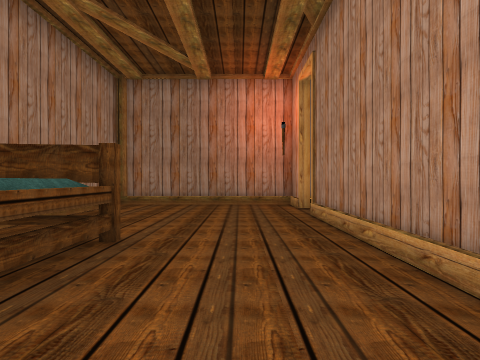
view 1 (above)

24 first-person views from a walk through a scene from a Unity 3-D project. The camera is 0.72 m above the floor, looks level and sees 70° across. The floor is counted in squares, 1 m on a side. Each view is taken from the middle of a square. On the plan, view 1 faces up. The plan holds only what a view shows up to about 11 squares ahead; the rest is blank. Door leaves are left out, so doorways stand open.

view 2
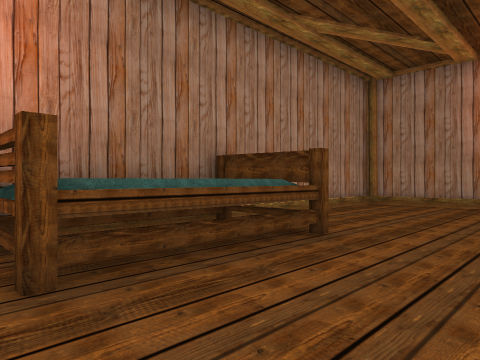

view 3
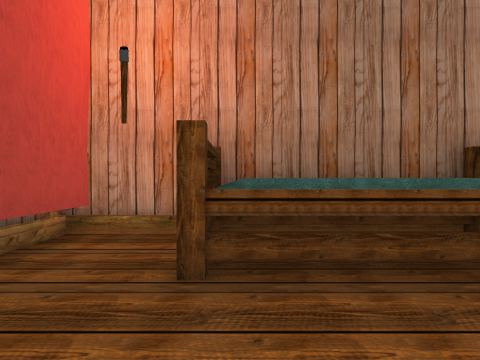

view 4
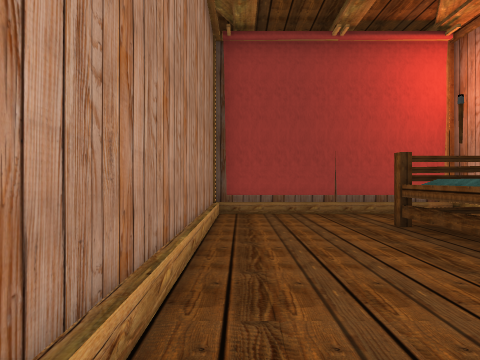

view 5
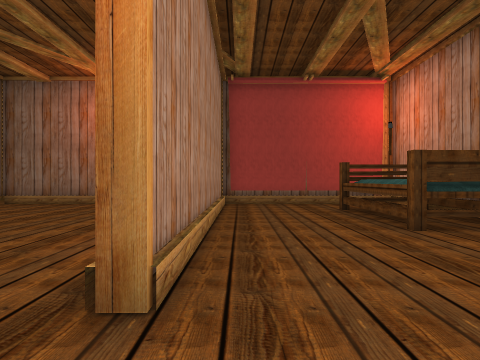

view 6
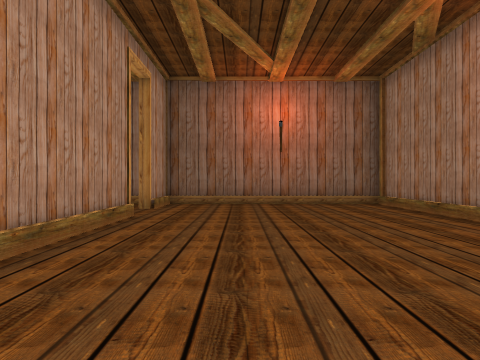

view 7
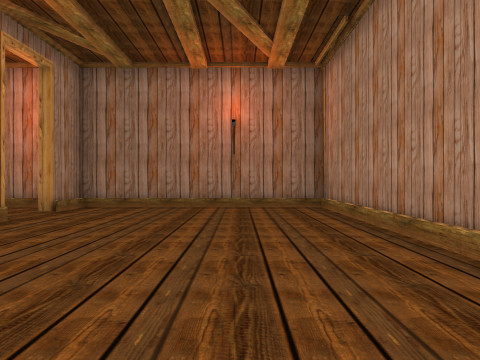

view 8
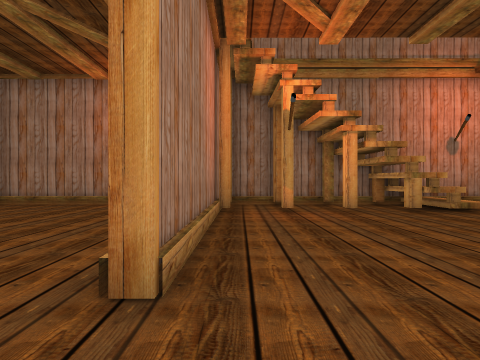

view 9
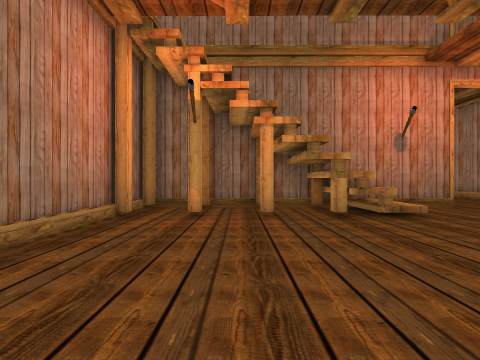

view 10
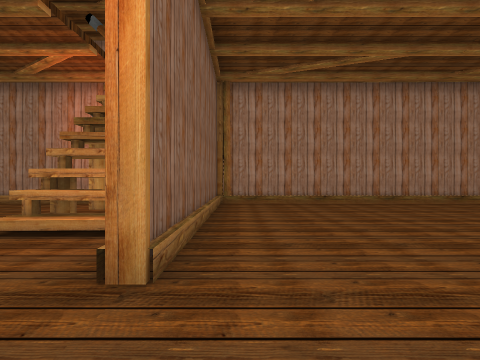

view 11
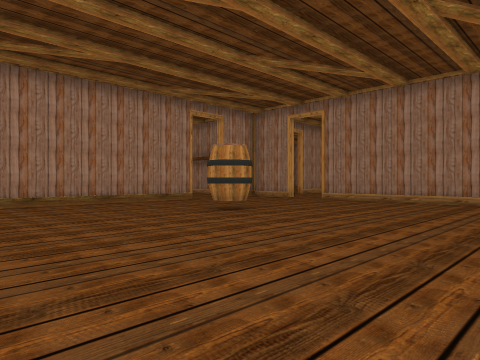

view 12
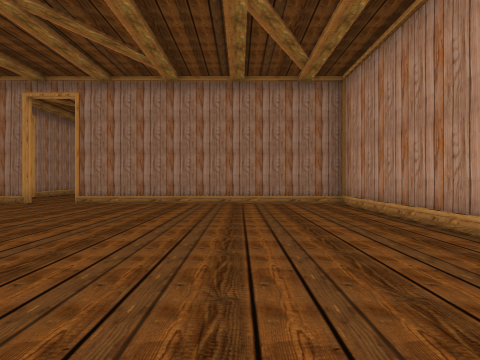

view 13
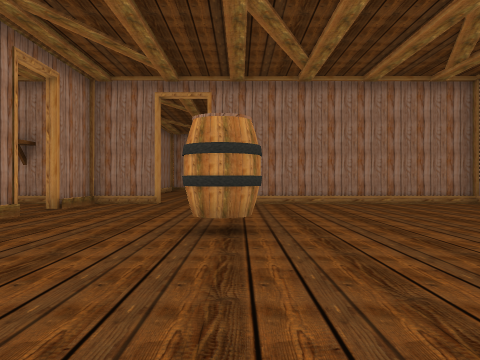

view 14
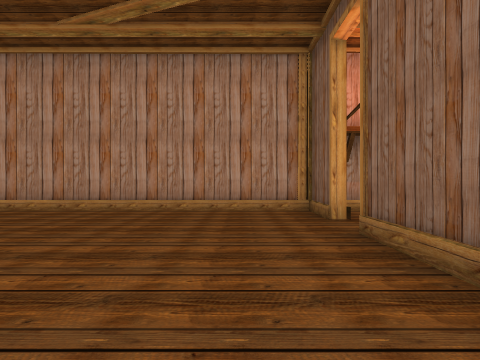

view 15
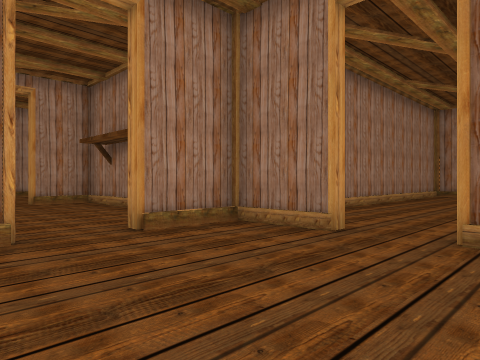

view 16
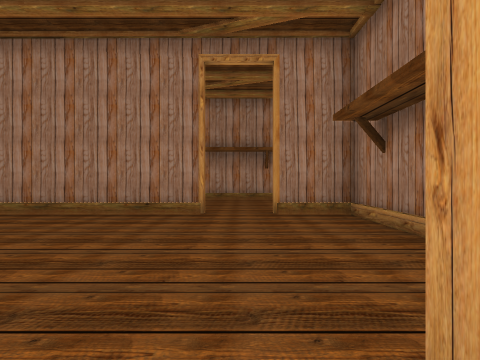

view 17
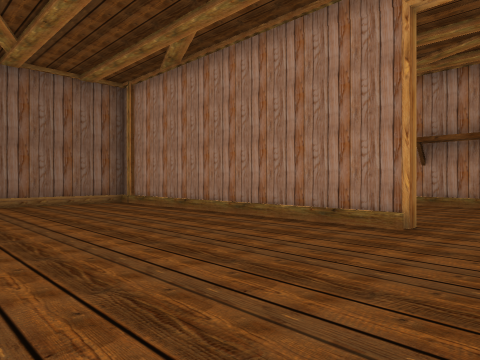

view 18
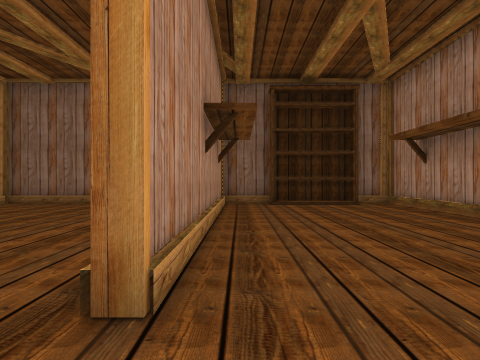

view 19
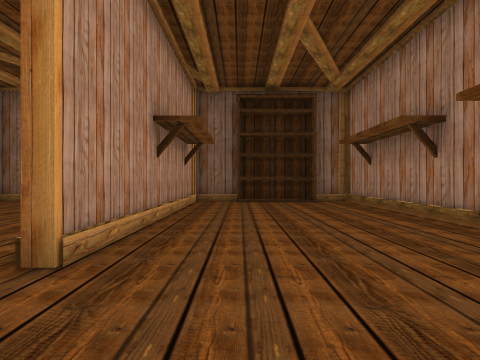

view 20
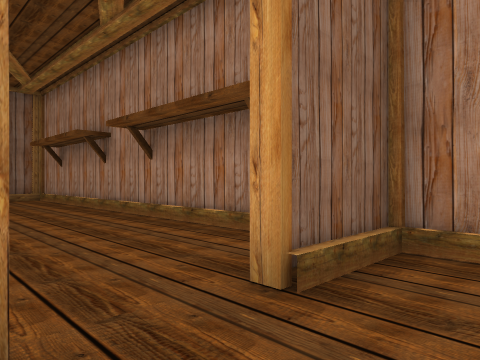

view 21
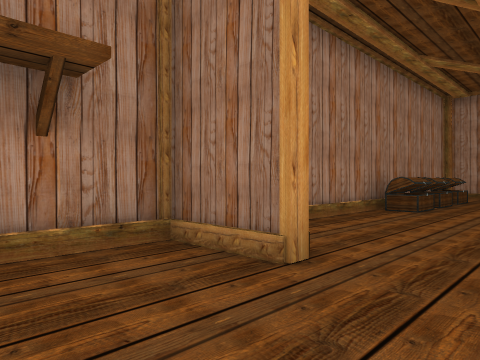

view 22
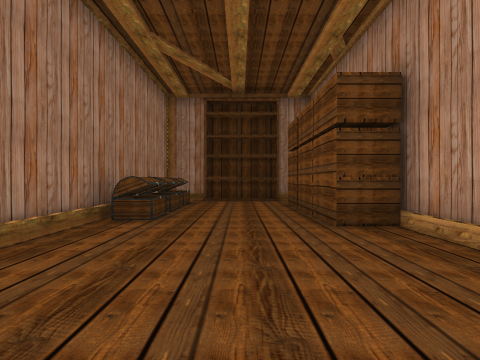

view 23
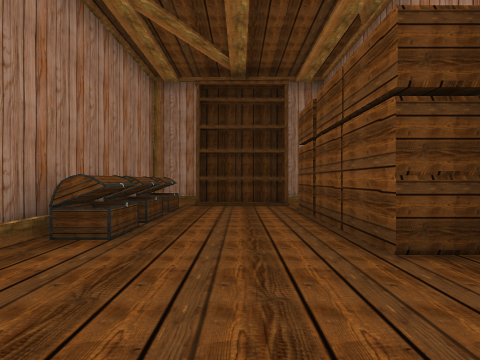

view 24
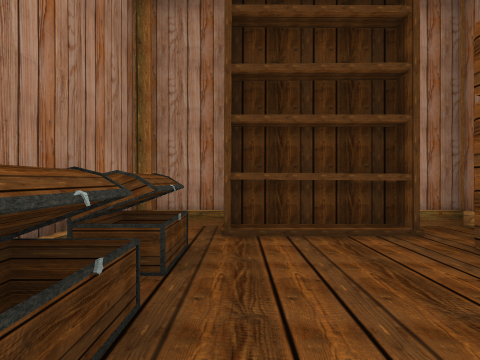

### Floor plan
Points are (right, up) in squares from view 1. A wall is a line through its corners. A room is listed if a view was taken in it or the views show most of it. See-through windows are left out.
Room 1 (views 1, 2, 3, 4, 5)
walls: (-3.7, 7.4) (-3.7, 0.6); (1.6, 9.1) (1.6, 10.2) (-3.8, 10.2); (-3.7, 0.2) (-3.7, -1.4) (1.6, -1.4); (-3.7, 9.9) (-3.7, 7.5); (-3.1, -0.8) (1.4, -0.8); (1.6, -1.1) (1.6, 7.2)
ways out: open door at (2, 8) to room 2
objects: bed (-3, 1) to (-2, 4)
Room 2 (views 6, 7)
walls: (1.7, 3.1) (1.7, -1.4) (8.2, -1.4) (8.2, 0.6); (8.2, 2.1) (8.2, 10.8); (1.7, 10.3) (1.7, 8.6); (8.5, 10.2) (1.7, 10.2)
ways out: open door at (2, 8) to room 1; opening at (8, 1.5) to room 3
Room 3 (views 8, 9)
walls: (16.8, 10.2) (13.1, 10.2); (13.7, 8.9) (13.7, 7.7); (14.1, 7.7) (12.9, 7.7); (13.2, 8) (14.1, 8); (8.5, 8) (8.5, 2)
low walls: (14.1, 9.1) (14.1, 7.7); (13.8, 7.7) (13.8, 8.2); (13.1, 8.6) (13.1, 9.9)
ways out: opening at (8, 1.5) to room 2; opening at (17.5, 10) to room 4; opening at (11.5, 8) to room 8; opening at (13.5, 9) to room 8; gap at (9, 8) to room 8
Room 4 (views 10, 11, 12, 13, 14, 15, 16)
walls: (8.5, 19) (8.5, 10.3) (16.8, 10.3); (10.6, 22.4) (8.5, 22.4) (8.5, 20.4); (18.1, 10.3) (20.1, 10.3) (20.1, 22.4) (12, 22.4)
low walls: (8.7, 22.4) (8.7, 20.4)
ways out: opening at (17.5, 10) to room 3; opening at (8, 19.5) to room 5; opening at (11.5, 23)
objects: barrel (13, 17)
Room 5 (view 17)
walls: (1.6, 19.2) (1.7, 19.2) (1.7, 10.6); (4.8, 22.4) (1.7, 22.4) (1.7, 20.6); (7.1, 22.4) (6.2, 22.4); (5.5, 10.3) (8.5, 10.3); (2, 10.3) (5.2, 10.3)
ways out: opening at (8, 19.5) to room 4; opening at (2, 20) to room 6
Room 6 (views 18, 19, 21, 22)
walls: (-1.6, 22.4) (-3.8, 22.4); (-3.7, 11.6) (-3.7, 9.9); (-2.5, 11.1) (0.1, 11.1) (0.1, 10.6); (1.6, 11) (1.6, 19.2); (0, 10.3) (1.7, 10.3); (-3.7, 23.4) (-3.7, 12.5); (-3.8, 10.6) (0, 10.6); (-3.6, 10.3) (-2.6, 10.3)
ways out: opening at (2, 20) to room 5; opening at (-1, 23) to room 7
Room 7 (views 20, 23, 24)
walls: (1.6, 25.5) (1.6, 27.5); (0.4, 33.4) (-2.2, 33.4); (0.2, 33.9) (-2.1, 33.9); (1.6, 34.5) (0.4, 34.5); (-2.2, 34.5) (-3.7, 34.5) (-3.7, 25.2); (-3.8, 22.6) (-1.8, 22.6)
ways out: opening at (-1, 23) to room 6
objects: chest (-3, 29); chest (-3, 30) to (-3, 31); chest (-3, 32); other object (1, 28) to (1, 29); other object (1, 30); other object (1, 31) to (1, 32)
Room 8 (no view inside)
walls: (10, 10.2) (8.8, 10.2); (11.5, 10.2) (10.1, 10.2); (8.5, 10.3) (8.5, 8.1); (12.9, 7.7) (12.9, 10.2) (11.8, 10.2)
ways out: opening at (11.5, 8) to room 3; opening at (13.5, 9) to room 3; gap at (9, 8) to room 3

Where each view was taken, in squares from view 1:
view 1: 0 up, 0 right, facing up
view 2: 0 up, 1 right, facing up-left
view 3: 1 up, 1 right, facing left
view 4: 6 up, 1 right, facing down
view 5: 9 up, 1 right, facing down
view 6: 9 up, 6 right, facing down
view 7: 1 up, 6 right, facing up
view 8: 0 up, 9 right, facing up
view 9: 1 up, 11 right, facing up
view 10: 11 up, 19 right, facing left
view 11: 11 up, 19 right, facing up-left
view 12: 12 up, 17 right, facing up
view 13: 12 up, 13 right, facing up
view 14: 12 up, 12 right, facing right
view 15: 18 up, 13 right, facing up-left
view 16: 20 up, 9 right, facing left
view 17: 21 up, 7 right, facing down-left
view 18: 21 up, 1 right, facing down
view 19: 22 up, 0 right, facing down
view 20: 24 up, 0 right, facing down-left
view 21: 20 up, 0 right, facing up-left
view 22: 22 up, 1 left, facing up
view 23: 24 up, 1 left, facing up
view 24: 29 up, 2 left, facing up
